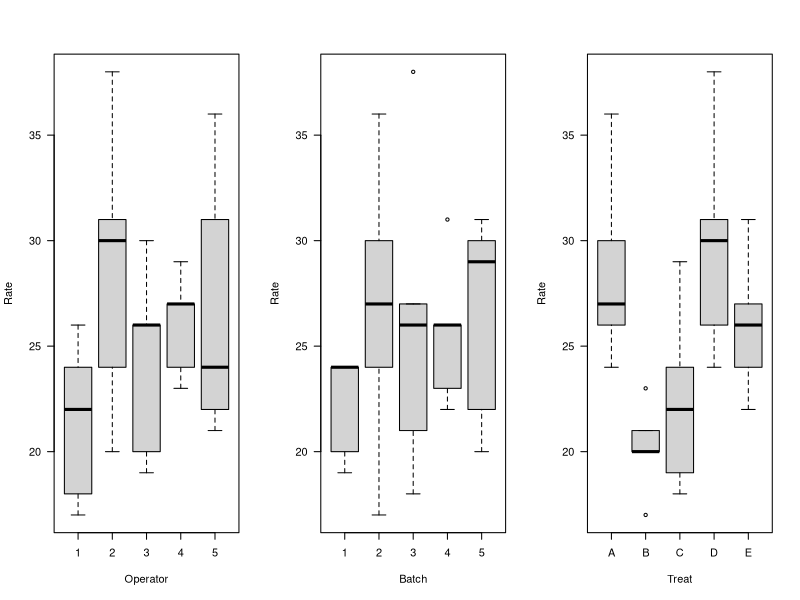

Reproduce this figure in R.
# Rocket propellant Latin square: data, boxplots by factor, ANOVA of the Latin square and of an RCBD.
Rocket <- data.frame(
  Batch    = factor(rep(1:5, each = 5)),
  Operator = factor(rep(1:5, times = 5)),
  Treat    = factor(c("A", "B", "C", "D", "E",  "B", "C", "D", "E", "A",
                      "C", "D", "E", "A", "B",  "D", "E", "A", "B", "C",
                      "E", "A", "B", "C", "D")),
  Rate     = c(24, 20, 19, 24, 24,  17, 24, 30, 27, 36,  18, 38, 26, 27, 21,
               26, 31, 26, 23, 22,  22, 30, 20, 29, 31))
par(mfcol = c(1, 3))
plot(Rate ~ Operator + Batch + Treat, Rocket, las = 1)
par(mfcol = c(1, 1))
summary(aov(Rate ~ Treat + Batch + Operator, Rocket))   # Latin square
summary(aov(Rate ~ Treat + Operator, Rocket))           # batches ignored (RCBD)
TukeyHSD(aov(Rate ~ Treat + Batch + Operator, Rocket), "Treat")
